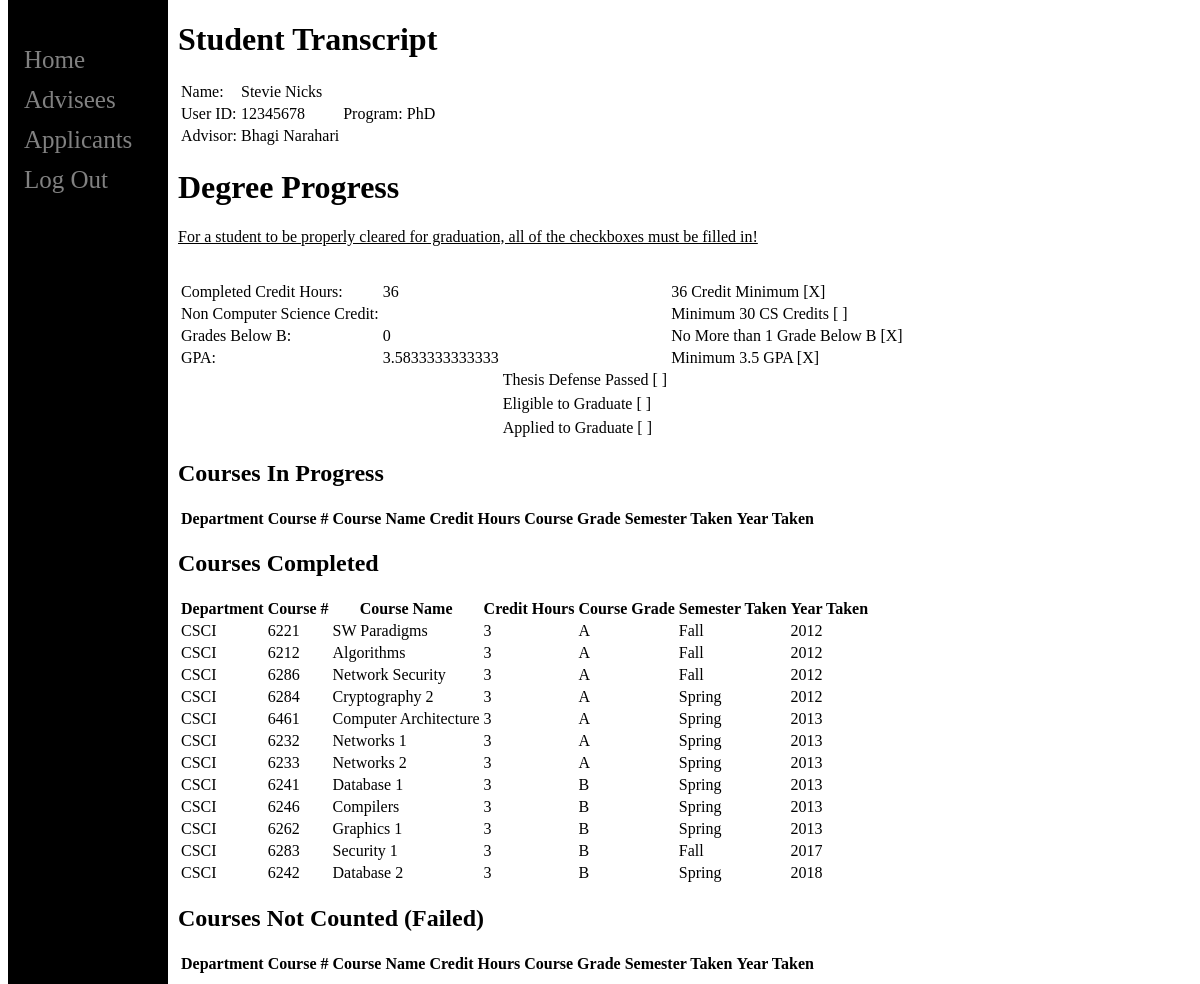
Screenshot of /faculty-advisor/transcript.php?id=12345678 with the database file from the repository.
### tables this page shows
CREATE TABLE student (
  user_id INT(8) ZEROFILL,
  program INT(1),
  thesis INT(1),
  app_to_grad INT(1),
  form1 INT,
  adv_id INT(8) ZEROFILL,
  fname TINYTEXT,
  lname TINYTEXT,
  email TINYTEXT,
  street TINYTEXT,
  city TINYTEXT,
  state TINYTEXT,
  country TINYTEXT,
  ssn TINYTEXT,
  adv_form INT(1),
  reg_hold INT(1),
  PRIMARY KEY (user_id)
);

CREATE TABLE faculty (
  user_id INT(8) ZEROFILL,
  primary_role INT,
  secondary_role INT,
  third_role INT,
  fname TINYTEXT,
  lname TINYTEXT,
  email TINYTEXT,
  street TINYTEXT,
  city TINYTEXT,
  state TINYTEXT,
  country TINYTEXT,

  PRIMARY KEY (user_id)
);

CREATE TABLE enrollment (
  user_id INT(8) ZEROFILL,
  course_num     int(4) not null,
  courseID     int(3) not null,
  course_dept TINYTEXT,
  course_name TINYTEXT,
  startTime     INT(4),
  endTime     INT(4),
  day   TINYTEXT,
  semester TINYTEXT,
  course_credits    INT(4),
  year	   INT(4),
  grade	  TINYTEXT,
  gpa  decimal(3,2)
);

### faculty-advisor/transcript.php (the view, shortened to what this page needs)
<?php
	require "header.php";
?>
<main>
<h1>Student Transcript</h1>
<?php
	if(isset($_GET['id'])){
		$user = $_GET['id'];
		$info_query = "SELECT * FROM student WHERE user_id=" . $user;
		$run_info_query = mysqli_query($conn, $info_query);
		echo "<table>";
		while($row = mysqli_fetch_assoc($run_info_query)){
			$tr = "<tr>";
			$tr .= "<td>Name:</td><td>{$row['fname']} {$row['lname']}</td>";
			$tr .= "</tr>";
			$tr .= "<tr>";
			$tr .= "<td>User ID:</td><td>{$row['user_id']}</td>";
			$tr .= "<td>Program:</td>";
			if($row['program'] == 1){
				$tr .= "<td>MS</td>";
			}
			else if($row['program'] == 2){
				$tr .= "<td>PhD</td>";
			}
			$tr .="</tr>";
			$tr .="<tr><td>Advisor:</td>";
			if($row['adv_id'] == NULL){
				$tr .="<td>None Assigned</td>";
			}
			else{
				$adv_query = "SELECT * FROM faculty WHERE user_id=" . $row['adv_id'];
				$run_adv_query = mysqli_query($conn, $adv_query);
				$result = mysqli_fetch_assoc($run_adv_query);
				$tr .= "<td>{$result['fname']} {$result['lname']}</td>";
			}
			echo $tr;
		}
		echo "</table>";
	}
?>
<h1>Degree Progress</h1>
<p><u>For a student to be properly cleared for graduation, all of the checkboxes must be filled in!</u><br /><br /></p>
<?php
	if(isset($_GET['id'])){
		$user = $_GET['id'];
		$info_query = "SELECT * FROM student WHERE user_id=" . $user;
		$run_info_query = mysqli_query($conn, $info_query);
		$result = mysqli_fetch_assoc($run_info_query);
		$prog = $result['program'];
		echo "<table>";
		if($prog == 1){
			$reqs_met = 0;
			$credits = 0;
			$cr_query = "SELECT * FROM enrollment WHERE NOT grade='IP'";
			$cred_row = "<tr>";
			$cred_row .= "<td>Completed Credit Hours:</td>";
				$cred_query = "SELECT SUM(course_credits) as creds FROM enrollment where user_id=" . $user . " AND grade NOT IN ('F','IP')";
				$run_cred_query = mysqli_query($conn, $cred_query);
				$creds = mysqli_fetch_assoc($run_cred_query);
			$cred_row .="<td>{$creds['creds']}</td>";
			if($creds['creds'] >= 30){
				$cred_row .= "<td></td><td>30 Credit Minimum [X]</td>";
				$reqs_met = $reqs_met + 1;
			}
			else{
				$cred_row .="<td></td><td>30 Credit Minimum [ ]</td>";
			}
			$cred_row .="</tr>";
				$non_cs = "SELECT count(*) as non_cs FROM enrollment where user_id=" . $user . " AND NOT course_dept='CSCI'";
				$run_non_cs = mysqli_query($conn, $non_cs);
				$non_cs_result = mysqli_fetch_assoc($run_non_cs);
			$cred_row .="<tr><td>Non Computer Science Courses:</td><td>{$non_cs_result['non_cs']}</td>";
			if($non_cs_result['non_cs'] < 4){
				$cred_row .= "<td></td><td>No More than 3 Non CS Courses [X]</td></tr>";
				$reqs_met = $reqs_met + 1;
			}
			else{
				$cred_row .= "<td></td><td>No More than 3 Non CS Courses [ ]</td></tr>";
			}
				$grades_sub_b = "SELECT count(*) as below_b FROM enrollment where user_id=" .$user. " AND grade IN ('C+','C','F')";
				$run_sub_b = mysqli_query($conn, $grades_sub_b);
				$blw_b_res = mysqli_fetch_assoc($run_sub_b);
			$cred_row .= "<tr><td>Grades Below B:</td><td>{$blw_b_res['below_b']}</td>";
			if($blw_b_res['below_b'] < 3){
				$cred_row .= "<td></td><td>No More than 2 Grades Below B [X]</td></tr>";
				$reqs_met = $reqs_met + 1;
			}
			else{
				$cred_row .= "<td></td><td>No More than 2 Grades Below B [ ]</td></tr>";
			}
				$core_query = "SELECT count(*) as core FROM enrollment WHERE user_id=" . $user . " AND course_dept='CSCI' AND course_num IN (6212,6221,6461) AND grade NOT IN ('F','IP')";
				$run_core = mysqli_query($conn, $core_query);
				$core_done = mysqli_fetch_assoc($run_core);
			$cred_row .= "<tr><td>Core Courses Passed:</td><td>{$core_done['core']}/3</td>";
			if($core_done['core'] == 3){
				$cred_row .= "<td></td><td>All Required Courses Passed [X]</td></tr>";
				$reqs_met = $reqs_met + 1;
			}
			else{
				$cred_row .= "<td></td><td>All Required Courses Passed [ ]</td></tr>";
			}
				$grades_query = "SELECT grade, course_credits  FROM enrollment WHERE user_id=" . $user;
				$run_grades = mysqli_query($conn, $grades_query);
				$grade_pts = 0.0;
				while($gr = mysqli_fetch_assoc($run_grades)){
					if($gr['grade'] == 'A'){
						$grade_pts = $grade_pts + ($gr['course_credits'] * 4.0);
					}
					else if($gr['grade'] == 'A-'){
						$grade_pts = $grade_pts + ($gr['course_credits'] * 3.7);
					}
					else if($gr['grade'] == 'B+'){
						$grade_pts = $grade_pts + ($gr['course_credits'] * 3.3);
					}
					else if($gr['grade'] == 'B'){
						$grade_pts = $grade_pts + ($gr['course_credits'] * 3.0);
					}
					else if($gr['grade'] == 'B-'){
						$grade_pts = $grade_pts + ($gr['course_credits'] * 2.7);
					}
					else if($gr['grade'] == 'C+'){
						$grade_pts = $grade_pts + ($gr['course_credits'] * 2.3);
					}
					else if($gr['grade'] == 'C'){
						$grade_pts = $grade_pts + ($gr['course_credits'] * 2.0);
					}
				}
				$att_cred = "SELECT SUM(course_credits) as creds FROM enrollment where user_id=" . $user . " AND grade NOT IN ('IP')";
				$run_att_cred = mysqli_query($conn, $att_cred);
				$res = mysqli_fetch_assoc($run_att_cred);
				$gpa = 0.0;
				$gpa = $grade_pts / $res['creds'];
			$cred_row .= "<tr><td>GPA:</td><td>$gpa</td>";
			if($gpa >= 3.0){
				$cred_row .= "<td></td><td>Minimum 3.0 GPA [X]</td></tr>";
				$reqs_met = $reqs_met + 1;
			}
			else{
				$cred_row .= "<td></td><td>Minimum 3.0 GPA [ ]</td></tr>";
			}
			if($reqs_met == 5){
				$cred_row .= "<tr></tr><tr><td></td><td></td><td>Eligible to Graduate [X]</td></tr>";
			}
			else{
				$cred_row .= "<tr></tr><tr><td></td><td></td><td>Eligible to Graduate [ ]</td></tr>";
			}
			echo $cred_row;
		}
		else if($prog == 2){
			$reqs_met = 0;
			$cred_row = "<tr>";
			$cred_row .= "<td>Completed Credit Hours:</td>";
				$cred_query = "SELECT SUM(course_credits) as creds FROM enrollment where user_id=" . $user . " AND grade NOT IN ('F','IP')";
				$run_cred_query = mysqli_query($conn, $cred_query);
				$creds = mysqli_fetch_assoc($run_cred_query);
			$cred_row .="<td>{$creds['creds']}</td>";
			if($creds['creds'] >= 36){
				$cred_row .= "<td></td><td>36 Credit Minimum [X]</td>";
				$reqs_met = $reqs_met + 1;
			}
			else{
				$cred_row .="<td></td><td>36 Credit Minimum [ ]</td>";
			}
			$cred_row .="</tr>";
				$non_cs = "SELECT sum(course_credits) as non_cs FROM enrollment where user_id=" . $user . " AND NOT course_dept='CSCI'";
				$run_non_cs = mysqli_query($conn, $non_cs);
				$non_cs_result = mysqli_fetch_assoc($run_non_cs);
			$cred_row .="<tr><td>Non Computer Science Credit:</td><td>{$non_cs_result['non_cs']}</td>";
			if($non_cs_result['non_cs'] > 29){
				$cred_row .= "<td></td><td>Minimum 30 CS Credits [X]</td></tr>";
				$reqs_met = $reqs_met + 1;
			}
			else{
				$cred_row .= "<td></td><td>Minimum 30 CS Credits [ ]</td></tr>";
			}
				$grades_sub_b = "SELECT count(*) as below_b FROM enrollment where user_id=" .$user. " AND grade IN ('C+','C','F')";
				$run_sub_b = mysqli_query($conn, $grades_sub_b);
				$blw_b_res = mysqli_fetch_assoc($run_sub_b);
			$cred_row .= "<tr><td>Grades Below B:</td><td>{$blw_b_res['below_b']}</td>";
			if($blw_b_res['below_b'] < 2){
				$cred_row .= "<td></td><td>No More than 1 Grade Below B [X]</td></tr>";
				$reqs_met = $reqs_met + 1;
			}
			else{
				$cred_row .= "<td></td><td>No More than 1 Grade Below B [ ]</td></tr>";
			}
				$grades_query = "SELECT grade, course_credits  FROM enrollment WHERE user_id=" . $user;
				$run_grades = mysqli_query($conn, $grades_query);
				$grade_pts = 0.0;
				while($gr = mysqli_fetch_assoc($run_grades)){
					if($gr['grade'] == 'A'){
						$grade_pts = $grade_pts + ($gr['course_credits'] * 4.0);
					}
					else if($gr['grade'] == 'A-'){
						$grade_pts = $grade_pts + ($gr['course_credits'] * 3.7);
					}
					else if($gr['grade'] == 'B+'){
						$grade_pts = $grade_pts + ($gr['course_credits'] * 3.3);
					}
					else if($gr['grade'] == 'B'){
						$grade_pts = $grade_pts + ($gr['course_credits'] * 3.0);
					}
				}
				$att_cred = "SELECT SUM(course_credits) as creds FROM enrollment where user_id=" . $user . " AND grade NOT IN ('IP')";
				$run_att_cred = mysqli_query($conn, $att_cred);
				$res = mysqli_fetch_assoc($run_att_cred);
				$gpa = $grade_pts / $res['creds'];
			$cred_row .= "<tr><td>GPA:</td><td>$gpa</td>";
			if($gpa >= 3.5){
				$cred_row .= "<td></td><td>Minimum 3.5 GPA [X]</td></tr>";
				$reqs_met = $reqs_met + 1;
			}
			else{
				$cred_row .= "<td></td><td>Minimum 3.5 GPA [ ]</td></tr>";
			}
			$thesis = $result['thesis'];
			if($thesis == 1){
				$cred_row .= "<tr><td></td>";
				$cred_row .= "<td></td><td>Thesis Defense Passed [X]</td></tr>";
				$reqs_met = $reqs_met + 1;
			}
			else{
				$cred_row .= "<tr><td></td>";
				$cred_row .= "<td></td><td>Thesis Defense Passed [ ]</td></tr>";
			}
			if($reqs_met == 5){
				$cred_row .= "<tr></tr><tr><td></td><td></td><td>Eligible to Graduate [X]</td></tr>";
			}
			else{
				$cred_row .= "<tr></tr><tr><td></td><td></td><td>Eligible to Graduate [ ]</td></tr>";
			}
			echo $cred_row;
		}
		if($result['app_to_grad'] == 1){
			echo "<tr></tr><tr><td></td><td></td><td>Applied to Graduate [X]</td></tr>";
		}
		else{
			echo "<tr></tr><tr><td></td><td></td><td>Applied to Graduate [ ]</td></tr>";
		}
		echo "</table>";
	}
?>
<h2>Courses In Progress</h2>
<?php
	if(isset($_GET['id'])){
		$rows_out = "<table>";
		$rows_out .= "<tr>";
		$rows_out .= "<th>Department</th>";
		$rows_out .= "<th>Course #</th>";
		$rows_out .= "<th>Course Name</th>";
		$rows_out .= "<th>Credit Hours</th>";
		$rows_out .= "<th>Course Grade</th>";
		$rows_out .= "<th>Semester Taken</th>";
		$rows_out .= "<th>Year Taken</th>";
		$rows_out .= "</tr>\n";
		echo $rows_out;
		echo "</table>";
	}
?>
<h2>Courses Completed</h2>
<?php
	if(isset($_GET['id'])){
			$user = $_GET['id'];
			$rows_out = "<table>";
			$rows_out .= "<tr>";
			$rows_out .= "<th>Department</th>";
			$rows_out .= "<th>Course #</th>";
			$rows_out .= "<th>Course Name</th>";
			$rows_out .= "<th>Credit Hours</th>";
			$rows_out .= "<th>Course Grade</th>";
			$rows_out .= "<th>Semester Taken</th>";
			$rows_out .= "<th>Year Taken</th>";
			$rows_out .= "</tr>\n";
			echo $rows_out;
			$select_ip = "SELECT * FROM enrollment WHERE user_id=". $user . " AND grade IN ('A','A-','B+','B','B-','C+','C') ORDER BY year ASC, semester ASC";
			$run_select = mysqli_query($conn, $select_ip);
			while($ip_row = mysqli_fetch_array($run_select)){
				$row = "<tr>";
				$row .= "<td>{$ip_row['course_dept']}</td>";
				$row .= "<td>{$ip_row['course_num']}</td>";
				$row .= "<td>{$ip_row['course_name']}</td>";
				$row .= "<td>{$ip_row['course_credits']}</td>";
				$row .= "<td>{$ip_row['grade']}</td>";
				$row .= "<td>{$ip_row['semester']}</td>";
				$row .= "<td>{$ip_row['year']}</td>";
				$row .= "</tr>\n";
				echo $row;
			}
			echo "</table>";
	}
?>
<h2>Courses Not Counted (Failed)</h2>
<?php
	if(isset($_GET['id'])){
		$rows_out = "<table>";
		$rows_out .= "<tr>";
		$rows_out .= "<th>Department</th>";
		$rows_out .= "<th>Course #</th>";
		$rows_out .= "<th>Course Name</th>";
		$rows_out .= "<th>Credit Hours</th>";
		$rows_out .= "<th>Course Grade</th>";
		$rows_out .= "<th>Semester Taken</th>";
		$rows_out .= "<th>Year Taken</th>";
		$rows_out .= "</tr>\n";
		echo $rows_out;
		echo "</table>";
	}
?>
</main>
<?php
	require "footer.php";
?>

### faculty-advisor/header.php (shortened to what this page needs)
<!DOCTYPE html>
<html>
<head>
	<link rel="stylesheet" type="text/css" href="style.css">
</head>
<body>
<header>
    <div class="nav">
        <a href="index.php">Home</a>
        <a href="advisees.php">Advisees</a>
				<a href="applicants.php">Applicants</a>
        <a href="../includes/logout.inc.php">Log Out</a>
    </div>
</header>

### faculty-advisor/footer.php
</body>
</html>

### faculty-advisor/style.css (style rules this page uses)
body { font-family: "verdana"; }
main { margin-left: 160px; padding: 0px 10px; }
.nav { height: 100%; width: 160px; position: fixed; z-index:1; top:0; background-color: black; overflow-x: hidden; padding-top:40px; }
.nav a { padding: 6px 8px 6px 16px; text-decoration: none; font-size: 25px; color: #818181; display:block; }
.change-tbl h1, p { text-align:left; }

### rows the page displays
student: fname "Stevie", lname "Nicks", user_id "12345678", program "PhD", faculty.fname "Bhagi", faculty.lname "Narahari"
enrollment: course_dept "CSCI", course_num "6221", course_name "SW Paradigms", course_credits "3", grade "A", semester "Fall", year "2012"
enrollment: course_dept "CSCI", course_num "6212", course_name "Algorithms", course_credits "3", grade "A", semester "Fall", year "2012"
enrollment: course_dept "CSCI", course_num "6286", course_name "Network Security", course_credits "3", grade "A", semester "Fall", year "2012"
enrollment: course_dept "CSCI", course_num "6284", course_name "Cryptography 2", course_credits "3", grade "A", semester "Spring", year "2012"
enrollment: course_dept "CSCI", course_num "6461", course_name "Computer Architecture", course_credits "3", grade "A", semester "Spring", year "2013"
enrollment: course_dept "CSCI", course_num "6232", course_name "Networks 1", course_credits "3", grade "A", semester "Spring", year "2013"
enrollment: course_dept "CSCI", course_num "6233", course_name "Networks 2", course_credits "3", grade "A", semester "Spring", year "2013"
enrollment: course_dept "CSCI", course_num "6241", course_name "Database 1", course_credits "3", grade "B", semester "Spring", year "2013"
enrollment: course_dept "CSCI", course_num "6246", course_name "Compilers", course_credits "3", grade "B", semester "Spring", year "2013"
enrollment: course_dept "CSCI", course_num "6262", course_name "Graphics 1", course_credits "3", grade "B", semester "Spring", year "2013"
enrollment: course_dept "CSCI", course_num "6283", course_name "Security 1", course_credits "3", grade "B", semester "Fall", year "2017"
enrollment: course_dept "CSCI", course_num "6242", course_name "Database 2", course_credits "3", grade "B", semester "Spring", year "2018"

### other values shown
$creds['creds'] "36"
$blw_b_res['below_b'] "0"
$gpa "3.5833333333333"
